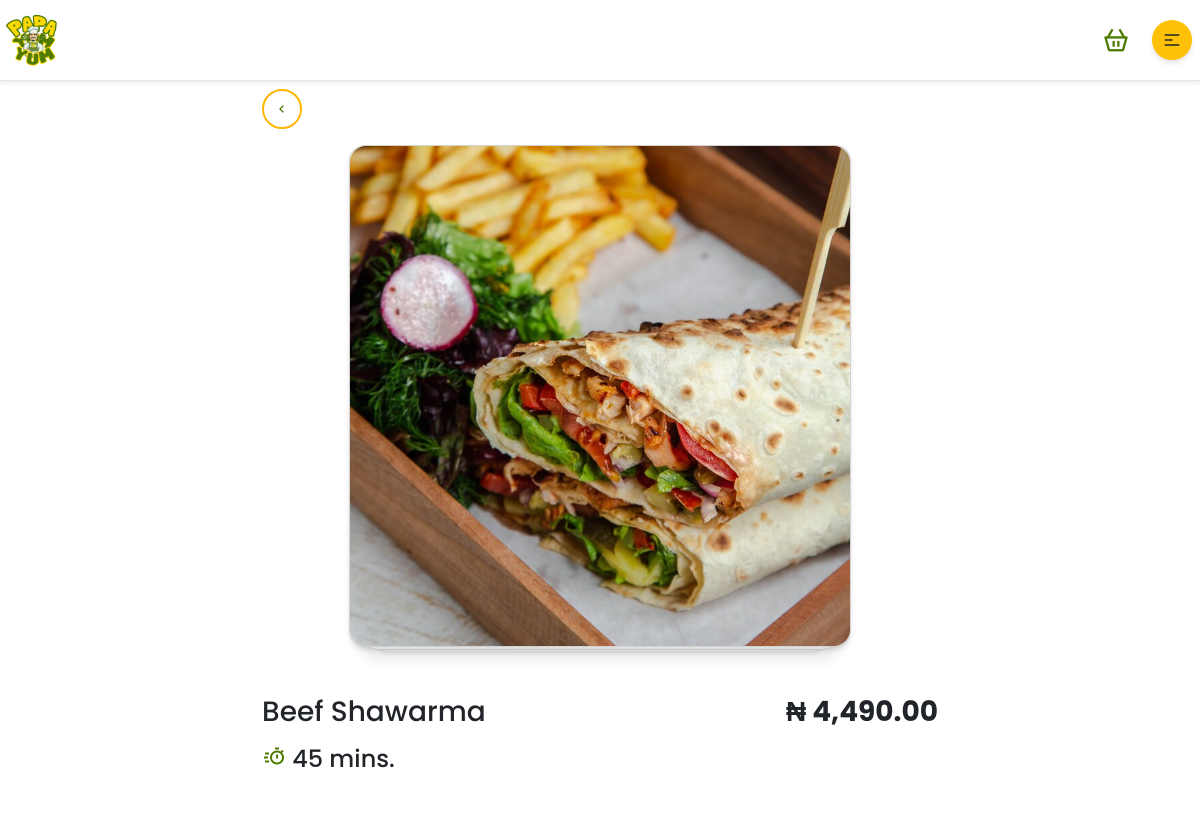
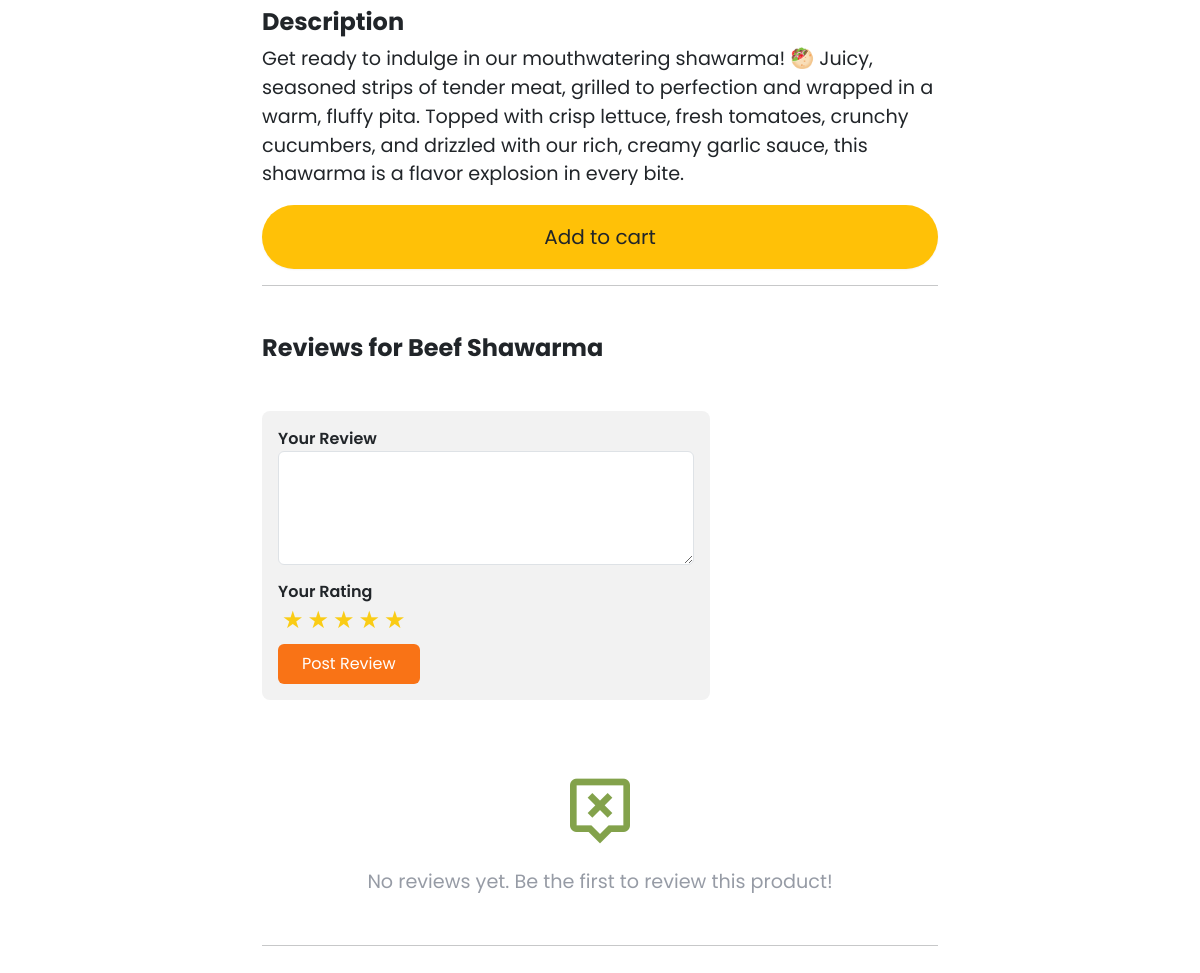
/detail/2/ (signed in), run on the app's committed database (2 pictures, top to bottom).
### shop/models.py (models this page shows, shortened)
class Product(models.Model):
    category = models.ForeignKey(Category, on_delete=models.CASCADE, related_name="products")
    name = models.CharField(max_length=200)
    slug = models.SlugField(max_length=200, unique=True, blank=True)
    description = models.TextField(blank=True, null=True)
    price = models.DecimalField(max_digits=10, decimal_places=2)
    image = models.ImageField(upload_to='products/', blank=True, null=True)
    is_available = models.BooleanField(default=True)
    date_posted = models.DateTimeField(default=timezone.now)  # Add date_posted field
    ingredients = models.ManyToManyField(Ingredient, blank=True)
    is_vegan = models.BooleanField(default=False, blank=True)
    is_gluten_free = models.BooleanField(default=False, blank=True)
    is_halal = models.BooleanField(default=False, blank=True)
    class Meta:
        ordering = ['-date_posted']  # Orders by date_posted in descending order

### shop/views.py (the view)
# urls.py: path('detail/<int:product_id>/', views.product_detail, name='product_detail'),
@login_required(login_url='/accounts/login/')
def product_detail(request, product_id):
    product = get_object_or_404(Product, id=product_id)
    form = CartItemForm()
    reviewd = product.reviews.select_related('user').prefetch_related('replies__user')
    reviews = reviewd.order_by('-created')[:5]
    review_form = ReviewForm()
    reply_form = ReviewReplyForm()
    related_products = Product.objects.filter(category=product.category).exclude(id=product.id)
    return render(request, 'shop/product_detail.html', {
        'product': product,
        'related_products': related_products,
        'form': form,
        'reviews': reviews,
        'review_form': review_form,
        'reply_form': reply_form,
        'reviewd': reviewd,
    })

### shop/forms.py
class CartItemForm(forms.Form):
    quantity = forms.IntegerField(min_value=1, max_value=100, initial=1, widget=forms.NumberInput(attrs={'class': 'quantity-input'}))
    update = forms.BooleanField(required=False, initial=False, widget=forms.HiddenInput)

class ReviewForm(forms.ModelForm):
    class Meta:
        model = Review
        fields = ['content', 'rating']
        widgets = {
            'content': forms.Textarea(attrs={
                'class': 'form-control review-input',
                'rows': 4,
                'placeholder': 'Share your experience...',
            }),
                'rating': forms.RadioSelect(choices=[(i, f'{i} star{"s" if i > 1 else ""}') for i in range(1, 6)]),
        }

### shop/cart.py (called while the page is built)
    def __len__(self):
        return sum(item['quantity'] for item in self.cart.values())

### shop/context_processors.py (called while the page is built)
def cart_length(request):
    cart = Cart(request)
    return {
        'cart_length': len(cart)
    }

### templates/shop/product_detail.html (shortened to what this page needs)
{%extends 'partials/base.html'%}
{%load static%}
{%load crispy_forms_tags%}
{%load humanize%}
{%block content%}
<div class="my-2 pb-2 d-flex justify-content-between align-items-center">
    <a href="{%url 'shop:index'%}" class="rounded-5 roundit w-10 h-10 d-flex justify-content-center align-items-center">
        <i class='bx bx-chevron-left'></i>
    </a>
</div>
<div class="d-flex justify-center align-items-center">
    <div class="stack  rounded-4">
        <div class="card text-primary-content rounded-4 shadow-md">
            <img class="rounded-4 img" src="{{product.image.url}}" alt="">
        </div>
        <div class="card text-primary-content rounded-4 mt-2 shadow">
            <div class="card-body">
                <h2 class="card-title">{{product.name}}</h2>
                <p>{{product.name}}</p>
            </div>
        </div>
        <div class="card text-primary-content rounded-4 mt-2 shadow-sm">
            <div class="card-body">
                <h2 class="card-title">{{product.name}}</h2>
                <p>{{product.name}}</p>
            </div>
        </div>
    </div>
</div>
<br><br>
<div class="">
    <div class="d-flex justify-content-between align-items-center">
        <h3 class="h3">{{product.name}}</h3>
        <h3 class="font-bold h3">₦ {{product.price|intcomma}}</h3>
    </div>
    <div class="d-flex justify-content-between align-items-center mb-3">
        <h4 class="h4"><span><i class='bx pt-2 bx-timer'></i></span> 45 mins.</h5>
    </div>
    <br>
    <h2 class="h4 mb-2 font-bold" data-aos="fade-up">
        Description
    </h2>
    <p class="text-grey-400" data-aos="fade-down">
        {{product.description}}
    </p>
</div>
<div class="text-center my-3">
    <a id="openModal" data-aos="zoom-in-right"
        class="bg-warning d-flex justify-center align-items-center w-full btn btn-lg rounded-5">Add to cart</a>
</div>
<hr>
<br><br>
<div class="d-flex flex-col">
    <h2 class="h4 font-bold mb-4">
        Reviews for {{ product.name }}
    </h2>
    <form id="reviewForm" class="mt-6 max-w-md p-3 bg-base-200 rounded-lg" method="POST">
        <div class="mb-2">
            <label for="content" class="block font-semibold">Your Review</label>
            <textarea id="content" name="content" rows="4" required class="w-full px-3 py-2 border rounded"></textarea>
        </div>
        <div class="mb-2">
            <label class="block font-semibold">Your Rating</label>
            <div class="flex space-x-1 text-yellow-400">
                {% for i in "12345" %}
                <label for="star{{ i }}" class="cursor-pointer text-2xl">★</label>
                {% endfor %}
            </div>
        </div>
        <button type="submit" id="submitReview" class="bg-orange-500 text-white px-4 py-2 rounded">Post Review</button>
    </form>
    <br>
    <div class="space-y-4" id="reviewsContainer">
        {% for review in product.reviews.all %}
        {% include 'partials/single_review.html' with review=review %}
        {%empty%}
        <p class="text-gray-500 flex my-3 flex-col text-center my-5">
            <i class="bx bx-message-alt-x display-1 mb-3 text-gray-500" ></i>
            No reviews yet. Be the first to review this product!</p>
        {%endfor%}
    </div>
</div>
<hr>
<br>
<br><br>
{%endblock%}

### templates/partials/base.html (style rules this page uses)
body { font-family: 'Poppins', sans-serif; }
p { font-size: 1.2em; opacity: 0.7; }
:root { --scroll-speed: 50s; --icon-size: 80px; --icon-color: #3b82f6; }
.bg-warning { background: #ffb703; }
.roundit { border: 2px solid #ffb703; }

### templates/shop/product_detail.html (style rules this page uses)
.img { width: 500px; height: 500px; object-fit: cover; }
.roundit { border: 2px solid #ffb703; }
.bx { color: #4f7c00; }

### data on the page
Product: image (picture), name "Beef Shawarma", price "4,490.00", description "Get ready to indulge in our mouthwatering shawarma! 🥙 Juicy, seasoned strips of tender meat, grilled to perfection and wrapped in a warm, fluffy pita. Topped with crisp lettuce, fresh tomatoes, crunchy cucumbers, and drizzled with our rich, creamy garlic sauce, this shawarma is a flavor explosion in every bite."
